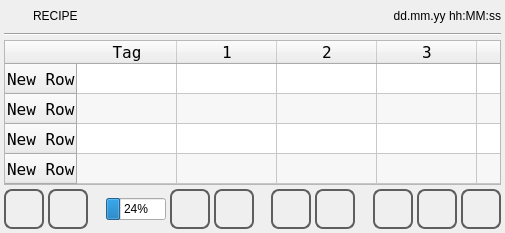
<?xml version="1.0" encoding="UTF-8"?>
<ui version="4.0">
 <class>recipe</class>
 <widget class="QWidget" name="recipe">
  <property name="geometry">
   <rect>
    <x>0</x>
    <y>0</y>
    <width>505</width>
    <height>233</height>
   </rect>
  </property>
  <property name="minimumSize">
   <size>
    <width>0</width>
    <height>0</height>
   </size>
  </property>
  <property name="maximumSize">
   <size>
    <width>16777215</width>
    <height>16777215</height>
   </size>
  </property>
  <property name="windowTitle">
   <string>recipe</string>
  </property>
  <property name="styleSheet">
   <string notr="true"/>
  </property>
  <layout class="QVBoxLayout" name="verticalLayout">
   <property name="spacing">
    <number>4</number>
   </property>
   <property name="margin">
    <number>4</number>
   </property>
   <item>
    <layout class="QHBoxLayout" name="horizontalLayout">
     <item>
      <widget class="QLabel" name="labelIcon">
       <property name="minimumSize">
        <size>
         <width>25</width>
         <height>25</height>
        </size>
       </property>
       <property name="maximumSize">
        <size>
         <width>25</width>
         <height>25</height>
        </size>
       </property>
       <property name="styleSheet">
        <string notr="true">border-image: url(:/systemicons/img/Script.png);</string>
       </property>
       <property name="text">
        <string/>
       </property>
      </widget>
     </item>
     <item>
      <widget class="QLabel" name="labelTitle">
       <property name="sizePolicy">
        <sizepolicy hsizetype="Preferred" vsizetype="Fixed">
         <horstretch>0</horstretch>
         <verstretch>0</verstretch>
        </sizepolicy>
       </property>
       <property name="focusPolicy">
        <enum>Qt::NoFocus</enum>
       </property>
       <property name="text">
        <string>RECIPE</string>
       </property>
      </widget>
     </item>
     <item>
      <widget class="QLabel" name="labelStatus">
       <property name="text">
        <string/>
       </property>
      </widget>
     </item>
     <item>
      <widget class="QLabel" name="labelUserName">
       <property name="text">
        <string/>
       </property>
      </widget>
     </item>
     <item>
      <widget class="QLabel" name="labelDataOra">
       <property name="sizePolicy">
        <sizepolicy hsizetype="Preferred" vsizetype="Fixed">
         <horstretch>0</horstretch>
         <verstretch>0</verstretch>
        </sizepolicy>
       </property>
       <property name="focusPolicy">
        <enum>Qt::NoFocus</enum>
       </property>
       <property name="text">
        <string>dd.mm.yy hh:MM:ss</string>
       </property>
       <property name="alignment">
        <set>Qt::AlignRight|Qt::AlignTrailing|Qt::AlignVCenter</set>
       </property>
      </widget>
     </item>
    </layout>
   </item>
   <item>
    <widget class="Line" name="line">
     <property name="orientation">
      <enum>Qt::Horizontal</enum>
     </property>
    </widget>
   </item>
   <item>
    <widget class="QTableWidget" name="tableWidget">
     <property name="font">
      <font>
       <family>DejaVu Sans Mono</family>
       <pointsize>12</pointsize>
       <weight>50</weight>
       <italic>false</italic>
       <bold>false</bold>
      </font>
     </property>
     <property name="styleSheet">
      <string notr="true">QTableWidget
{
	font: 12pt &quot;DejaVu Sans Mono&quot;;
}
</string>
     </property>
     <property name="verticalScrollBarPolicy">
      <enum>Qt::ScrollBarAlwaysOff</enum>
     </property>
     <property name="horizontalScrollBarPolicy">
      <enum>Qt::ScrollBarAlwaysOff</enum>
     </property>
     <property name="showDropIndicator" stdset="0">
      <bool>true</bool>
     </property>
     <property name="alternatingRowColors">
      <bool>true</bool>
     </property>
     <property name="selectionMode">
      <enum>QAbstractItemView::SingleSelection</enum>
     </property>
     <property name="selectionBehavior">
      <enum>QAbstractItemView::SelectItems</enum>
     </property>
     <property name="showGrid">
      <bool>true</bool>
     </property>
     <attribute name="horizontalHeaderVisible">
      <bool>true</bool>
     </attribute>
     <row>
      <property name="text">
       <string>New Row</string>
      </property>
     </row>
     <row>
      <property name="text">
       <string>New Row</string>
      </property>
     </row>
     <row>
      <property name="text">
       <string>New Row</string>
      </property>
     </row>
     <row>
      <property name="text">
       <string>New Row</string>
      </property>
     </row>
     <row>
      <property name="text">
       <string>New Row</string>
      </property>
     </row>
     <row>
      <property name="text">
       <string>New Row</string>
      </property>
     </row>
     <row>
      <property name="text">
       <string>New Row</string>
      </property>
     </row>
     <row>
      <property name="text">
       <string>New Row</string>
      </property>
     </row>
     <row>
      <property name="text">
       <string>New Row</string>
      </property>
     </row>
     <row>
      <property name="text">
       <string>New Row</string>
      </property>
     </row>
     <row>
      <property name="text">
       <string>New Row</string>
      </property>
     </row>
     <row>
      <property name="text">
       <string>New Row</string>
      </property>
     </row>
     <row>
      <property name="text">
       <string>New Row</string>
      </property>
     </row>
     <row>
      <property name="text">
       <string>New Row</string>
      </property>
     </row>
     <row>
      <property name="text">
       <string>New Row</string>
      </property>
     </row>
     <row>
      <property name="text">
       <string>New Row</string>
      </property>
     </row>
     <row>
      <property name="text">
       <string>New Row</string>
      </property>
     </row>
     <row>
      <property name="text">
       <string>New Row</string>
      </property>
     </row>
     <row>
      <property name="text">
       <string>New Row</string>
      </property>
     </row>
     <row>
      <property name="text">
       <string>New Row</string>
      </property>
     </row>
     <row>
      <property name="text">
       <string>New Row</string>
      </property>
     </row>
     <row>
      <property name="text">
       <string>New Row</string>
      </property>
     </row>
     <row>
      <property name="text">
       <string>New Row</string>
      </property>
     </row>
     <row>
      <property name="text">
       <string>New Row</string>
      </property>
     </row>
     <row>
      <property name="text">
       <string>New Row</string>
      </property>
     </row>
     <row>
      <property name="text">
       <string>New Row</string>
      </property>
     </row>
     <row>
      <property name="text">
       <string>New Row</string>
      </property>
     </row>
     <row>
      <property name="text">
       <string>New Row</string>
      </property>
     </row>
     <row>
      <property name="text">
       <string>New Row</string>
      </property>
     </row>
     <row>
      <property name="text">
       <string>New Row</string>
      </property>
     </row>
     <row>
      <property name="text">
       <string>New Row</string>
      </property>
     </row>
     <row>
      <property name="text">
       <string>New Row</string>
      </property>
     </row>
     <row>
      <property name="text">
       <string>New Row</string>
      </property>
     </row>
     <row>
      <property name="text">
       <string>New Row</string>
      </property>
     </row>
     <row>
      <property name="text">
       <string>New Row</string>
      </property>
     </row>
     <row>
      <property name="text">
       <string>New Row</string>
      </property>
     </row>
     <row>
      <property name="text">
       <string>New Row</string>
      </property>
     </row>
     <row>
      <property name="text">
       <string>New Row</string>
      </property>
     </row>
     <row>
      <property name="text">
       <string>New Row</string>
      </property>
     </row>
     <row>
      <property name="text">
       <string>New Row</string>
      </property>
     </row>
     <row>
      <property name="text">
       <string>New Row</string>
      </property>
     </row>
     <row>
      <property name="text">
       <string>New Row</string>
      </property>
     </row>
     <row>
      <property name="text">
       <string>New Row</string>
      </property>
     </row>
     <row>
      <property name="text">
       <string>New Row</string>
      </property>
     </row>
     <row>
      <property name="text">
       <string>New Row</string>
      </property>
     </row>
     <row>
      <property name="text">
       <string>New Row</string>
      </property>
     </row>
     <row>
      <property name="text">
       <string>New Row</string>
      </property>
     </row>
     <row>
      <property name="text">
       <string>New Row</string>
      </property>
     </row>
     <row>
      <property name="text">
       <string>New Row</string>
      </property>
     </row>
     <row>
      <property name="text">
       <string>New Row</string>
      </property>
     </row>
     <row>
      <property name="text">
       <string>New Row</string>
      </property>
     </row>
     <row>
      <property name="text">
       <string>New Row</string>
      </property>
     </row>
     <row>
      <property name="text">
       <string>New Row</string>
      </property>
     </row>
     <row>
      <property name="text">
       <string>New Row</string>
      </property>
     </row>
     <row>
      <property name="text">
       <string>New Row</string>
      </property>
     </row>
     <row>
      <property name="text">
       <string>New Row</string>
      </property>
     </row>
     <row>
      <property name="text">
       <string>New Row</string>
      </property>
     </row>
     <row>
      <property name="text">
       <string>New Row</string>
      </property>
     </row>
     <row>
      <property name="text">
       <string>New Row</string>
      </property>
     </row>
     <row>
      <property name="text">
       <string>New Row</string>
      </property>
     </row>
     <row>
      <property name="text">
       <string>New Row</string>
      </property>
     </row>
     <row>
      <property name="text">
       <string>New Row</string>
      </property>
     </row>
     <row>
      <property name="text">
       <string>New Row</string>
      </property>
     </row>
     <row>
      <property name="text">
       <string>New Row</string>
      </property>
     </row>
     <row>
      <property name="text">
       <string>New Row</string>
      </property>
     </row>
     <row>
      <property name="text">
       <string>New Row</string>
      </property>
     </row>
     <row>
      <property name="text">
       <string>New Row</string>
      </property>
     </row>
     <row>
      <property name="text">
       <string>New Row</string>
      </property>
     </row>
     <row>
      <property name="text">
       <string>New Row</string>
      </property>
     </row>
     <row>
      <property name="text">
       <string>New Row</string>
      </property>
     </row>
     <row>
      <property name="text">
       <string>New Row</string>
      </property>
     </row>
     <row>
      <property name="text">
       <string>New Row</string>
      </property>
     </row>
     <row>
      <property name="text">
       <string>New Row</string>
      </property>
     </row>
     <row>
      <property name="text">
       <string>New Row</string>
      </property>
     </row>
     <row>
      <property name="text">
       <string>New Row</string>
      </property>
     </row>
     <row>
      <property name="text">
       <string>New Row</string>
      </property>
     </row>
     <row>
      <property name="text">
       <string>New Row</string>
      </property>
     </row>
     <row>
      <property name="text">
       <string>New Row</string>
      </property>
     </row>
     <row>
      <property name="text">
       <string>New Row</string>
      </property>
     </row>
     <row>
      <property name="text">
       <string>New Row</string>
      </property>
     </row>
     <row>
      <property name="text">
       <string>New Row</string>
      </property>
     </row>
     <row>
      <property name="text">
       <string>New Row</string>
      </property>
     </row>
     <row>
      <property name="text">
       <string>New Row</string>
      </property>
     </row>
     <row>
      <property name="text">
       <string>New Row</string>
      </property>
     </row>
     <row>
      <property name="text">
       <string>New Row</string>
      </property>
     </row>
     <row>
      <property name="text">
       <string>New Row</string>
      </property>
     </row>
     <row>
      <property name="text">
       <string>New Row</string>
      </property>
     </row>
     <row>
      <property name="text">
       <string>New Row</string>
      </property>
     </row>
     <row>
      <property name="text">
       <string>New Row</string>
      </property>
     </row>
     <row>
      <property name="text">
       <string>New Row</string>
      </property>
     </row>
     <row>
      <property name="text">
       <string>New Row</string>
      </property>
     </row>
     <row>
      <property name="text">
       <string>New Row</string>
      </property>
     </row>
     <row>
      <property name="text">
       <string>New Row</string>
      </property>
     </row>
     <row>
      <property name="text">
       <string>New Row</string>
      </property>
     </row>
     <row>
      <property name="text">
       <string>New Row</string>
      </property>
     </row>
     <row>
      <property name="text">
       <string>New Row</string>
      </property>
     </row>
     <row>
      <property name="text">
       <string>New Row</string>
      </property>
     </row>
     <row>
      <property name="text">
       <string>New Row</string>
      </property>
     </row>
     <row>
      <property name="text">
       <string>New Row</string>
      </property>
     </row>
     <row>
      <property name="text">
       <string>New Row</string>
      </property>
     </row>
     <row>
      <property name="text">
       <string>New Row</string>
      </property>
     </row>
     <row>
      <property name="text">
       <string>New Row</string>
      </property>
     </row>
     <row>
      <property name="text">
       <string>New Row</string>
      </property>
     </row>
     <row>
      <property name="text">
       <string>New Row</string>
      </property>
     </row>
     <row>
      <property name="text">
       <string>New Row</string>
      </property>
     </row>
     <row>
      <property name="text">
       <string>New Row</string>
      </property>
     </row>
     <row>
      <property name="text">
       <string>New Row</string>
      </property>
     </row>
     <row>
      <property name="text">
       <string>New Row</string>
      </property>
     </row>
     <row>
      <property name="text">
       <string>New Row</string>
      </property>
     </row>
     <row>
      <property name="text">
       <string>New Row</string>
      </property>
     </row>
     <row>
      <property name="text">
       <string>New Row</string>
      </property>
     </row>
     <row>
      <property name="text">
       <string>New Row</string>
      </property>
     </row>
     <row>
      <property name="text">
       <string>New Row</string>
      </property>
     </row>
     <row>
      <property name="text">
       <string>New Row</string>
      </property>
     </row>
     <row>
      <property name="text">
       <string>New Row</string>
      </property>
     </row>
     <row>
      <property name="text">
       <string>New Row</string>
      </property>
     </row>
     <row>
      <property name="text">
       <string>New Row</string>
      </property>
     </row>
     <row>
      <property name="text">
       <string>New Row</string>
      </property>
     </row>
     <row>
      <property name="text">
       <string>New Row</string>
      </property>
     </row>
     <row>
      <property name="text">
       <string>New Row</string>
      </property>
     </row>
     <row>
      <property name="text">
       <string>New Row</string>
      </property>
     </row>
     <row>
      <property name="text">
       <string>New Row</string>
      </property>
     </row>
     <row>
      <property name="text">
       <string>New Row</string>
      </property>
     </row>
     <row>
      <property name="text">
       <string>New Row</string>
      </property>
     </row>
     <row>
      <property name="text">
       <string>New Row</string>
      </property>
     </row>
     <row>
      <property name="text">
       <string>New Row</string>
      </property>
     </row>
     <row>
      <property name="text">
       <string>New Row</string>
      </property>
     </row>
     <row>
      <property name="text">
       <string>New Row</string>
      </property>
     </row>
     <row>
      <property name="text">
       <string>New Row</string>
      </property>
     </row>
     <row>
      <property name="text">
       <string>New Row</string>
      </property>
     </row>
     <row>
      <property name="text">
       <string>New Row</string>
      </property>
     </row>
     <row>
      <property name="text">
       <string>New Row</string>
      </property>
     </row>
     <row>
      <property name="text">
       <string>New Row</string>
      </property>
     </row>
     <row>
      <property name="text">
       <string>New Row</string>
      </property>
     </row>
     <row>
      <property name="text">
       <string>New Row</string>
      </property>
     </row>
     <row>
      <property name="text">
       <string>New Row</string>
      </property>
     </row>
     <row>
      <property name="text">
       <string>New Row</string>
      </property>
     </row>
     <row>
      <property name="text">
       <string>New Row</string>
      </property>
     </row>
     <row>
      <property name="text">
       <string>New Row</string>
      </property>
     </row>
     <row>
      <property name="text">
       <string>New Row</string>
      </property>
     </row>
     <row>
      <property name="text">
       <string>New Row</string>
      </property>
     </row>
     <row>
      <property name="text">
       <string>New Row</string>
      </property>
     </row>
     <row>
      <property name="text">
       <string>New Row</string>
      </property>
     </row>
     <row>
      <property name="text">
       <string>New Row</string>
      </property>
     </row>
     <row>
      <property name="text">
       <string>New Row</string>
      </property>
     </row>
     <row>
      <property name="text">
       <string>New Row</string>
      </property>
     </row>
     <row>
      <property name="text">
       <string>New Row</string>
      </property>
     </row>
     <row>
      <property name="text">
       <string>New Row</string>
      </property>
     </row>
     <row>
      <property name="text">
       <string>New Row</string>
      </property>
     </row>
     <row>
      <property name="text">
       <string>New Row</string>
      </property>
     </row>
     <row>
      <property name="text">
       <string>New Row</string>
      </property>
     </row>
     <row>
      <property name="text">
       <string>New Row</string>
      </property>
     </row>
     <row>
      <property name="text">
       <string>New Row</string>
      </property>
     </row>
     <row>
      <property name="text">
       <string>New Row</string>
      </property>
     </row>
     <row>
      <property name="text">
       <string>New Row</string>
      </property>
     </row>
     <row>
      <property name="text">
       <string>New Row</string>
      </property>
     </row>
     <row>
      <property name="text">
       <string>New Row</string>
      </property>
     </row>
     <row>
      <property name="text">
       <string>New Row</string>
      </property>
     </row>
     <row>
      <property name="text">
       <string>New Row</string>
      </property>
     </row>
     <row>
      <property name="text">
       <string>New Row</string>
      </property>
     </row>
     <row>
      <property name="text">
       <string>New Row</string>
      </property>
     </row>
     <row>
      <property name="text">
       <string>New Row</string>
      </property>
     </row>
     <row>
      <property name="text">
       <string>New Row</string>
      </property>
     </row>
     <row>
      <property name="text">
       <string>New Row</string>
      </property>
     </row>
     <row>
      <property name="text">
       <string>New Row</string>
      </property>
     </row>
     <row>
      <property name="text">
       <string>New Row</string>
      </property>
     </row>
     <row>
      <property name="text">
       <string>New Row</string>
      </property>
     </row>
     <row>
      <property name="text">
       <string>New Row</string>
      </property>
     </row>
     <row>
      <property name="text">
       <string>New Row</string>
      </property>
     </row>
     <row>
      <property name="text">
       <string>New Row</string>
      </property>
     </row>
     <row>
      <property name="text">
       <string>New Row</string>
      </property>
     </row>
     <row>
      <property name="text">
       <string>New Row</string>
      </property>
     </row>
     <row>
      <property name="text">
       <string>New Row</string>
      </property>
     </row>
     <row>
      <property name="text">
       <string>New Row</string>
      </property>
     </row>
     <row>
      <property name="text">
       <string>New Row</string>
      </property>
     </row>
     <row>
      <property name="text">
       <string>New Row</string>
      </property>
     </row>
     <row>
      <property name="text">
       <string>New Row</string>
      </property>
     </row>
     <row>
      <property name="text">
       <string>New Row</string>
      </property>
     </row>
     <row>
      <property name="text">
       <string>New Row</string>
      </property>
     </row>
     <row>
      <property name="text">
       <string>New Row</string>
      </property>
     </row>
     <row>
      <property name="text">
       <string>New Row</string>
      </property>
     </row>
     <row>
      <property name="text">
       <string>New Row</string>
      </property>
     </row>
     <row>
      <property name="text">
       <string>New Row</string>
      </property>
     </row>
     <row>
      <property name="text">
       <string>New Row</string>
      </property>
     </row>
     <row>
      <property name="text">
       <string>New Row</string>
      </property>
     </row>
     <row>
      <property name="text">
       <string>New Row</string>
      </property>
     </row>
     <row>
      <property name="text">
       <string>New Row</string>
      </property>
     </row>
     <row>
      <property name="text">
       <string>New Row</string>
      </property>
     </row>
     <row>
      <property name="text">
       <string>New Row</string>
      </property>
     </row>
     <row>
      <property name="text">
       <string>New Row</string>
      </property>
     </row>
     <row>
      <property name="text">
       <string>New Row</string>
      </property>
     </row>
     <row>
      <property name="text">
       <string>New Row</string>
      </property>
     </row>
     <row>
      <property name="text">
       <string>New Row</string>
      </property>
     </row>
     <row>
      <property name="text">
       <string>New Row</string>
      </property>
     </row>
     <row>
      <property name="text">
       <string>New Row</string>
      </property>
     </row>
     <row>
      <property name="text">
       <string>New Row</string>
      </property>
     </row>
     <row>
      <property name="text">
       <string>New Row</string>
      </property>
     </row>
     <row>
      <property name="text">
       <string>New Row</string>
      </property>
     </row>
     <row>
      <property name="text">
       <string>New Row</string>
      </property>
     </row>
     <row>
      <property name="text">
       <string>New Row</string>
      </property>
     </row>
     <column>
      <property name="text">
       <string>Tag</string>
      </property>
     </column>
     <column>
      <property name="text">
       <string>1</string>
      </property>
     </column>
     <column>
      <property name="text">
       <string>2</string>
      </property>
     </column>
     <column>
      <property name="text">
       <string>3</string>
      </property>
     </column>
     <column>
      <property name="text">
       <string>4</string>
      </property>
     </column>
     <column>
      <property name="text">
       <string>5</string>
      </property>
     </column>
     <column>
      <property name="text">
       <string>6</string>
      </property>
     </column>
     <column>
      <property name="text">
       <string>7</string>
      </property>
     </column>
     <column>
      <property name="text">
       <string>8</string>
      </property>
     </column>
     <column>
      <property name="text">
       <string>9</string>
      </property>
     </column>
     <column>
      <property name="text">
       <string>10</string>
      </property>
     </column>
     <column>
      <property name="text">
       <string>11</string>
      </property>
     </column>
     <column>
      <property name="text">
       <string>12</string>
      </property>
     </column>
     <column>
      <property name="text">
       <string>13</string>
      </property>
     </column>
     <column>
      <property name="text">
       <string>14</string>
      </property>
     </column>
     <column>
      <property name="text">
       <string>15</string>
      </property>
     </column>
     <column>
      <property name="text">
       <string>16</string>
      </property>
     </column>
     <column>
      <property name="text">
       <string>17</string>
      </property>
     </column>
     <column>
      <property name="text">
       <string>18</string>
      </property>
     </column>
     <column>
      <property name="text">
       <string>19</string>
      </property>
     </column>
     <column>
      <property name="text">
       <string>20</string>
      </property>
     </column>
     <column>
      <property name="text">
       <string>21</string>
      </property>
     </column>
     <column>
      <property name="text">
       <string>22</string>
      </property>
     </column>
     <column>
      <property name="text">
       <string>23</string>
      </property>
     </column>
     <column>
      <property name="text">
       <string>24</string>
      </property>
     </column>
     <column>
      <property name="text">
       <string>25</string>
      </property>
     </column>
     <column>
      <property name="text">
       <string>26</string>
      </property>
     </column>
     <column>
      <property name="text">
       <string>27</string>
      </property>
     </column>
     <column>
      <property name="text">
       <string>28</string>
      </property>
     </column>
     <column>
      <property name="text">
       <string>29</string>
      </property>
     </column>
     <column>
      <property name="text">
       <string>30</string>
      </property>
     </column>
     <column>
      <property name="text">
       <string>31</string>
      </property>
     </column>
     <column>
      <property name="text">
       <string>32</string>
      </property>
     </column>
     <column>
      <property name="text">
       <string>33</string>
      </property>
     </column>
     <column>
      <property name="text">
       <string>34</string>
      </property>
     </column>
     <column>
      <property name="text">
       <string>35</string>
      </property>
     </column>
     <column>
      <property name="text">
       <string>36</string>
      </property>
     </column>
     <column>
      <property name="text">
       <string>37</string>
      </property>
     </column>
     <column>
      <property name="text">
       <string>38</string>
      </property>
     </column>
     <column>
      <property name="text">
       <string>39</string>
      </property>
     </column>
     <column>
      <property name="text">
       <string>40</string>
      </property>
     </column>
     <column>
      <property name="text">
       <string>41</string>
      </property>
     </column>
     <column>
      <property name="text">
       <string>42</string>
      </property>
     </column>
     <column>
      <property name="text">
       <string>43</string>
      </property>
     </column>
     <column>
      <property name="text">
       <string>44</string>
      </property>
     </column>
     <column>
      <property name="text">
       <string>45</string>
      </property>
     </column>
     <column>
      <property name="text">
       <string>46</string>
      </property>
     </column>
     <column>
      <property name="text">
       <string>47</string>
      </property>
     </column>
     <column>
      <property name="text">
       <string>48</string>
      </property>
     </column>
     <column>
      <property name="text">
       <string>49</string>
      </property>
     </column>
     <column>
      <property name="text">
       <string>50</string>
      </property>
     </column>
     <column>
      <property name="text">
       <string>51</string>
      </property>
     </column>
     <column>
      <property name="text">
       <string>52</string>
      </property>
     </column>
     <column>
      <property name="text">
       <string>53</string>
      </property>
     </column>
     <column>
      <property name="text">
       <string>54</string>
      </property>
     </column>
     <column>
      <property name="text">
       <string>55</string>
      </property>
     </column>
     <column>
      <property name="text">
       <string>56</string>
      </property>
     </column>
     <column>
      <property name="text">
       <string>57</string>
      </property>
     </column>
     <column>
      <property name="text">
       <string>58</string>
      </property>
     </column>
     <column>
      <property name="text">
       <string>59</string>
      </property>
     </column>
     <column>
      <property name="text">
       <string>60</string>
      </property>
     </column>
     <column>
      <property name="text">
       <string>61</string>
      </property>
     </column>
     <column>
      <property name="text">
       <string>62</string>
      </property>
     </column>
     <column>
      <property name="text">
       <string>63</string>
      </property>
     </column>
     <column>
      <property name="text">
       <string>64</string>
      </property>
     </column>
    </widget>
   </item>
   <item>
    <layout class="QHBoxLayout" name="horizontalLayout_2">
     <property name="spacing">
      <number>4</number>
     </property>
     <item>
      <widget class="QPushButton" name="pushButtonHome">
       <property name="sizePolicy">
        <sizepolicy hsizetype="Minimum" vsizetype="Fixed">
         <horstretch>60</horstretch>
         <verstretch>60</verstretch>
        </sizepolicy>
       </property>
       <property name="minimumSize">
        <size>
         <width>40</width>
         <height>40</height>
        </size>
       </property>
       <property name="maximumSize">
        <size>
         <width>40</width>
         <height>40</height>
        </size>
       </property>
       <property name="focusPolicy">
        <enum>Qt::NoFocus</enum>
       </property>
       <property name="styleSheet">
        <string notr="true">QPushButton
{
border: 2px solid  rgb(94, 94, 94);
border-radius: 8px;
qproperty-icon: url(:/systemicons/img/Home.png);
qproperty-iconSize: 24px 24px;
qproperty-focusPolicy: NoFocus;
}
QPushButton:pressed
{
border: 2px solid  rgb(194, 194, 194);
background-color:  rgb(255, 255, 127);
}
QPushButton:disabled
{
border: 2px solid  rgb(194, 194, 194);
}
</string>
       </property>
       <property name="text">
        <string/>
       </property>
      </widget>
     </item>
     <item>
      <widget class="QPushButton" name="pushButtonBack">
       <property name="sizePolicy">
        <sizepolicy hsizetype="Minimum" vsizetype="Fixed">
         <horstretch>0</horstretch>
         <verstretch>0</verstretch>
        </sizepolicy>
       </property>
       <property name="minimumSize">
        <size>
         <width>40</width>
         <height>40</height>
        </size>
       </property>
       <property name="maximumSize">
        <size>
         <width>40</width>
         <height>40</height>
        </size>
       </property>
       <property name="styleSheet">
        <string notr="true">QPushButton
{
border: 2px solid  rgb(94, 94, 94);
border-radius: 8px;
qproperty-icon: url(:/systemicons/img/Go_back.png);
qproperty-iconSize: 24px 24px;
qproperty-focusPolicy: NoFocus;
}
QPushButton:pressed
{
border: 2px solid  rgb(194, 194, 194);
background-color:  rgb(255, 255, 127);
}
QPushButton:disabled
{
border: 2px solid  rgb(194, 194, 194);
}
</string>
       </property>
       <property name="text">
        <string/>
       </property>
      </widget>
     </item>
     <item>
      <spacer name="horizontalSpacer_3">
       <property name="orientation">
        <enum>Qt::Horizontal</enum>
       </property>
       <property name="sizeHint" stdset="0">
        <size>
         <width>40</width>
         <height>20</height>
        </size>
       </property>
      </spacer>
     </item>
     <item>
      <widget class="QProgressBar" name="progressBarStatus">
       <property name="minimumSize">
        <size>
         <width>60</width>
         <height>0</height>
        </size>
       </property>
       <property name="maximumSize">
        <size>
         <width>60</width>
         <height>16777215</height>
        </size>
       </property>
       <property name="value">
        <number>24</number>
       </property>
      </widget>
     </item>
     <item>
      <widget class="QPushButton" name="pushButtonUp">
       <property name="enabled">
        <bool>true</bool>
       </property>
       <property name="minimumSize">
        <size>
         <width>40</width>
         <height>40</height>
        </size>
       </property>
       <property name="maximumSize">
        <size>
         <width>40</width>
         <height>40</height>
        </size>
       </property>
       <property name="styleSheet">
        <string notr="true">QPushButton
{
border: 2px solid  rgb(94, 94, 94);
border-radius: 8px;
qproperty-icon: url(:/systemicons/img/Up.png);
qproperty-iconSize: 24px 24px;
qproperty-focusPolicy: NoFocus;
}
QPushButton:pressed
{
border: 2px solid  rgb(194, 194, 194);
background-color:  rgb(255, 255, 127);
}
QPushButton:disabled
{
border: 2px solid  rgb(194, 194, 194);
}
</string>
       </property>
       <property name="text">
        <string/>
       </property>
       <property name="autoRepeat">
        <bool>true</bool>
       </property>
      </widget>
     </item>
     <item>
      <widget class="QPushButton" name="pushButtonDown">
       <property name="enabled">
        <bool>true</bool>
       </property>
       <property name="minimumSize">
        <size>
         <width>40</width>
         <height>40</height>
        </size>
       </property>
       <property name="maximumSize">
        <size>
         <width>40</width>
         <height>40</height>
        </size>
       </property>
       <property name="styleSheet">
        <string notr="true">QPushButton
{
border: 2px solid  rgb(94, 94, 94);
border-radius: 8px;
qproperty-icon: url(:/systemicons/img/Down.png);
qproperty-iconSize: 24px 24px;
qproperty-focusPolicy: NoFocus;
}
QPushButton:pressed
{
border: 2px solid  rgb(194, 194, 194);
background-color:  rgb(255, 255, 127);
}
QPushButton:disabled
{
border: 2px solid  rgb(194, 194, 194);
}
</string>
       </property>
       <property name="text">
        <string/>
       </property>
       <property name="autoRepeat">
        <bool>true</bool>
       </property>
      </widget>
     </item>
     <item>
      <spacer name="horizontalSpacer">
       <property name="orientation">
        <enum>Qt::Horizontal</enum>
       </property>
       <property name="sizeHint" stdset="0">
        <size>
         <width>40</width>
         <height>20</height>
        </size>
       </property>
      </spacer>
     </item>
     <item>
      <widget class="QPushButton" name="pushButtonLeft">
       <property name="enabled">
        <bool>true</bool>
       </property>
       <property name="minimumSize">
        <size>
         <width>40</width>
         <height>40</height>
        </size>
       </property>
       <property name="maximumSize">
        <size>
         <width>40</width>
         <height>40</height>
        </size>
       </property>
       <property name="styleSheet">
        <string notr="true">QPushButton
{
border: 2px solid  rgb(94, 94, 94);
border-radius: 8px;
qproperty-icon: url(:/systemicons/img/Back.png);
qproperty-iconSize: 24px 24px;
qproperty-focusPolicy: NoFocus;
}
QPushButton:pressed
{
border: 2px solid  rgb(194, 194, 194);
background-color:  rgb(255, 255, 127);
}
QPushButton:disabled
{
border: 2px solid  rgb(194, 194, 194);
}
</string>
       </property>
       <property name="text">
        <string/>
       </property>
       <property name="autoRepeat">
        <bool>true</bool>
       </property>
      </widget>
     </item>
     <item>
      <widget class="QPushButton" name="pushButtonRight">
       <property name="enabled">
        <bool>true</bool>
       </property>
       <property name="minimumSize">
        <size>
         <width>40</width>
         <height>40</height>
        </size>
       </property>
       <property name="maximumSize">
        <size>
         <width>40</width>
         <height>40</height>
        </size>
       </property>
       <property name="styleSheet">
        <string notr="true">QPushButton
{
border: 2px solid  rgb(94, 94, 94);
border-radius: 8px;
qproperty-icon: url(:/systemicons/img/Forward.png);
qproperty-iconSize: 24px 24px;
qproperty-focusPolicy: NoFocus;
}
QPushButton:pressed
{
border: 2px solid  rgb(194, 194, 194);
background-color:  rgb(255, 255, 127);
}
QPushButton:disabled
{
border: 2px solid  rgb(194, 194, 194);
}
</string>
       </property>
       <property name="text">
        <string/>
       </property>
       <property name="autoRepeat">
        <bool>true</bool>
       </property>
      </widget>
     </item>
     <item>
      <spacer name="horizontalSpacer_2">
       <property name="orientation">
        <enum>Qt::Horizontal</enum>
       </property>
       <property name="sizeHint" stdset="0">
        <size>
         <width>40</width>
         <height>20</height>
        </size>
       </property>
      </spacer>
     </item>
     <item>
      <widget class="QPushButton" name="pushButtonRead">
       <property name="enabled">
        <bool>true</bool>
       </property>
       <property name="minimumSize">
        <size>
         <width>40</width>
         <height>40</height>
        </size>
       </property>
       <property name="maximumSize">
        <size>
         <width>40</width>
         <height>40</height>
        </size>
       </property>
       <property name="styleSheet">
        <string notr="true">QPushButton
{
border: 2px solid  rgb(94, 94, 94);
border-radius: 8px;
qproperty-icon: url(:/systemicons/img/Upload.png);
qproperty-iconSize: 24px 24px;
qproperty-focusPolicy: NoFocus;
}
QPushButton:pressed
{
border: 2px solid  rgb(194, 194, 194);
background-color:  rgb(255, 255, 127);
}
QPushButton:disabled
{
border: 2px solid  rgb(194, 194, 194);
}</string>
       </property>
       <property name="text">
        <string/>
       </property>
      </widget>
     </item>
     <item>
      <widget class="QPushButton" name="pushButtonLoad">
       <property name="sizePolicy">
        <sizepolicy hsizetype="Minimum" vsizetype="Fixed">
         <horstretch>60</horstretch>
         <verstretch>60</verstretch>
        </sizepolicy>
       </property>
       <property name="minimumSize">
        <size>
         <width>40</width>
         <height>40</height>
        </size>
       </property>
       <property name="maximumSize">
        <size>
         <width>40</width>
         <height>40</height>
        </size>
       </property>
       <property name="focusPolicy">
        <enum>Qt::NoFocus</enum>
       </property>
       <property name="styleSheet">
        <string notr="true">QPushButton
{
border: 2px solid  rgb(94, 94, 94);
border-radius: 8px;
qproperty-icon: url(:/systemicons/img/Download.png);
qproperty-iconSize: 24px 24px;
qproperty-focusPolicy: NoFocus;
}
QPushButton:pressed
{
border: 2px solid  rgb(194, 194, 194);
background-color:  rgb(255, 255, 127);
}
QPushButton:disabled
{
border: 2px solid  rgb(194, 194, 194);
}
</string>
       </property>
       <property name="text">
        <string/>
       </property>
      </widget>
     </item>
     <item>
      <widget class="QPushButton" name="pushButtonSave">
       <property name="sizePolicy">
        <sizepolicy hsizetype="Minimum" vsizetype="Fixed">
         <horstretch>60</horstretch>
         <verstretch>60</verstretch>
        </sizepolicy>
       </property>
       <property name="minimumSize">
        <size>
         <width>40</width>
         <height>40</height>
        </size>
       </property>
       <property name="maximumSize">
        <size>
         <width>40</width>
         <height>40</height>
        </size>
       </property>
       <property name="focusPolicy">
        <enum>Qt::NoFocus</enum>
       </property>
       <property name="styleSheet">
        <string notr="true">QPushButton
{
border: 2px solid  rgb(94, 94, 94);
border-radius: 8px;
qproperty-icon: url(:/systemicons/img/Save.png);
qproperty-iconSize: 24px 24px;
qproperty-focusPolicy: NoFocus;
}
QPushButton:pressed
{
border: 2px solid  rgb(194, 194, 194);
background-color:  rgb(255, 255, 127);
}
QPushButton:disabled
{
border: 2px solid  rgb(194, 194, 194);
}
</string>
       </property>
       <property name="text">
        <string/>
       </property>
      </widget>
     </item>
    </layout>
   </item>
  </layout>
 </widget>
 <resources/>
 <connections/>
</ui>
